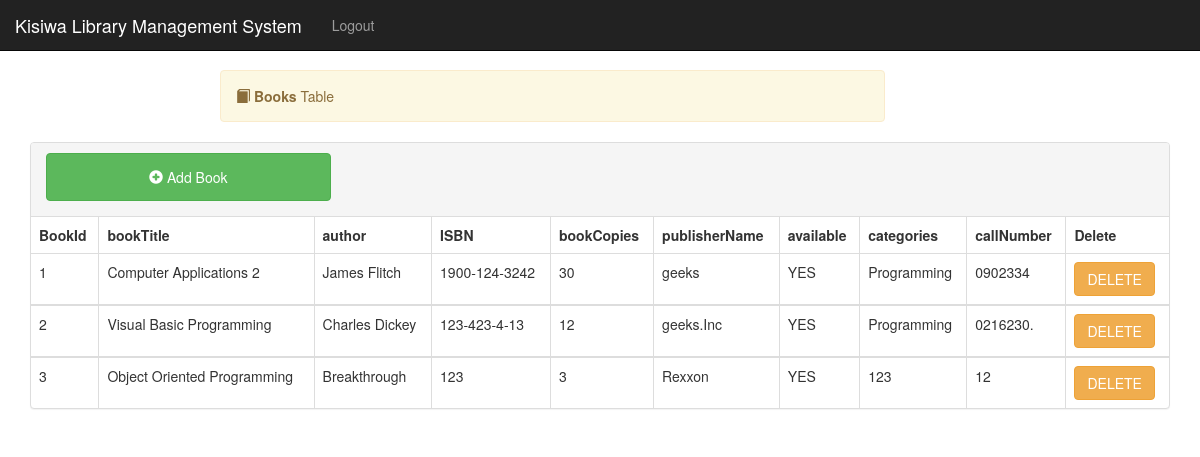
Screenshot of /bookstable.php with the database file from the repository.
### tables this page shows
CREATE TABLE `books` (
  `bookId` int(11) NOT NULL,
  `bookTitle` varchar(150) NOT NULL,
  `author` varchar(60) NOT NULL,
  `ISBN` varchar(30) NOT NULL,
  `bookCopies` varchar(10) NOT NULL,
  `publisherName` varchar(60) NOT NULL,
  `available` varchar(10) NOT NULL,
  `categories` varchar(30) NOT NULL,
  `callNumber` varchar(30) NOT NULL
);

### bookstable.php (the view, shortened to what this page needs)
<?php
require 'includes/db-inc.php';
include "includes/header.php";
?>
<div class="container">
    <?php include "includes/nav.php"; ?>
	<div class="alert alert-warning col-lg-7 col-md-12 col-sm-12 col-xs-12 col-lg-offset-2 col-md-offset-0 col-sm-offset-1 col-xs-offset-0" style="margin-top:70px">
		<span class="glyphicon glyphicon-book"></span>
	    <strong>Books</strong> Table
	</div>
	</div>
	<div class="container">
		<div class="panel panel-default">
		  <div class="panel-heading">
		  	<div class="row">
		  	  <a href="addbook.php"><button class="btn btn-success col-lg-3 col-md-4 col-sm-11 col-xs-11 button" style="margin-left: 15px;margin-bottom: 5px"><span class="glyphicon glyphicon-plus-sign"></span> Add Book</button></a>
			  <div class="col-lg-6 col-md-6 col-sm-12 col-xs-12 pull-right">
			  </div>
			</div>
		  </div>
		  <table class="table table-bordered">
	 <thead>
	 <tr>
		 <th>BookId</th>
			  <th>bookTitle</th>
			  <th>author</th>
			  <th>ISBN</th>
			  <th>bookCopies</th>
			  <th>publisherName</th>
			  <th>available</th>
			  <th>categories</th>
			  <th>callNumber</th>
			   <th>Delete</th>
	 </tr>
</thead>
  <?php
if(isset($_POST['search'])){
	$text = sanitize(trim($_POST['text']));
	 $sql = "SELECT * FROM books where BookId = $text ";
	 $query = mysqli_query($conn, $sql);
	 while($row=mysqli_fetch_array($query)){ ?>
		<tbody>
		<td><?php echo $row['bookId']; ?></td>
		<td><?php echo $row['bookTitle']; ?></td>
		<td><?php echo $row['author']; ?></td>
		<td><?php echo $row['ISBN']; ?></td>
		<td><?php echo $row['bookCopies']; ?></td>
		<td><?php echo $row['publisherName']; ?></td>
		<td><?php echo $row['available']; ?></td>
		<td><?php echo $row['categories']; ?></td>
		<td><?php echo $row['callNumber']; ?></td>
		<form method='post' action='bookstable.php'>
		<input type='hidden' value="<?php echo $row['bookId']; ?>" name='id'>
		<td><button name='del' type='submit' value='Delete' class='btn btn-warning' onclick='return Delete()'>DELETE</button></td>
		</form>
		</tbody>
	<?php  }
 }
 else{
	$sql2 = "SELECT * from books";
	$query2 = mysqli_query($conn, $sql2);
	$counter = 1;
	while ($row = mysqli_fetch_array($query2)) { ?>
	<tbody>
		<td><?php echo $counter++; ?></td>
		<td><?php echo $row['bookTitle']; ?></td>
		<td><?php echo $row['author']; ?></td>
		<td><?php echo $row['ISBN']; ?></td>
		<td><?php echo $row['bookCopies']; ?></td>
		<td><?php echo $row['publisherName']; ?></td>
		<td><?php echo $row['available']; ?></td>
		<td><?php echo $row['categories']; ?></td>
		<td><?php echo $row['callNumber']; ?></td>
		<form method='post' action='bookstable.php'>
		<td><button name='del' type='submit' value='Delete' class='btn btn-warning' onclick='return Delete()'>DELETE</button></td>
		</form>
		</tbody>
<?php 	}
 }
 ?>
		   </table>
	  </div>
	</div>
</body>
</html>

### includes/header.php (shortened to what this page needs)
<!DOCTYPE html>
<html>
<head>
    <link rel="stylesheet" type="text/css" href="css/bootstrap.css">
    <link rel="stylesheet" type="text/css" href="font-awesome-4.7.0/css/font-awesome.css">
    <link rel="stylesheet" type="text/css" href="css/style.css">
    <link rel="stylesheet" type="text/css" href="flickity/flickity.css">
    <link rel="stylesheet" type="text/css" href="css/sweetalert.css">
</head>
<body>

### includes/nav.php (shortened to what this page needs)
<nav class="navbar navbar-inverse navbar-fixed-top">
    <div class="container-fluid">
        <div class="navbar-header">
            <a class="navbar-brand" href="#">Kisiwa Library Management System</a>
        </div>
        <div class="collapse navbar-collapse" id="bs-example">
            <ul class="nav navbar-nav">
            <ul class="nav navbar-nav navbar-right">
                <li><a href="logout.php">Logout</a></li>
            </ul>
        </div>
    </div>
</nav>

### css/style.css (style rules this page uses)
body { overflow-x: hidden; }
.alert { margin-top: 40px; }
.button { height: 48px }

### rows the page displays
books: bookTitle "Computer Applications 2", author "James Flitch", ISBN "1900-124-3242", bookCopies "30", publisherName "geeks", available "YES", categories "Programming", callNumber "0902334"
books: bookTitle "Visual Basic Programming", author "Charles Dickey", ISBN "123-423-4-13", bookCopies "12", publisherName "geeks.Inc", available "YES", categories "Programming", callNumber "0216230."
books: bookTitle "Object Oriented Programming", author "Breakthrough", ISBN "123", bookCopies "3", publisherName "Rexxon", available "YES", categories "123", callNumber "12"
